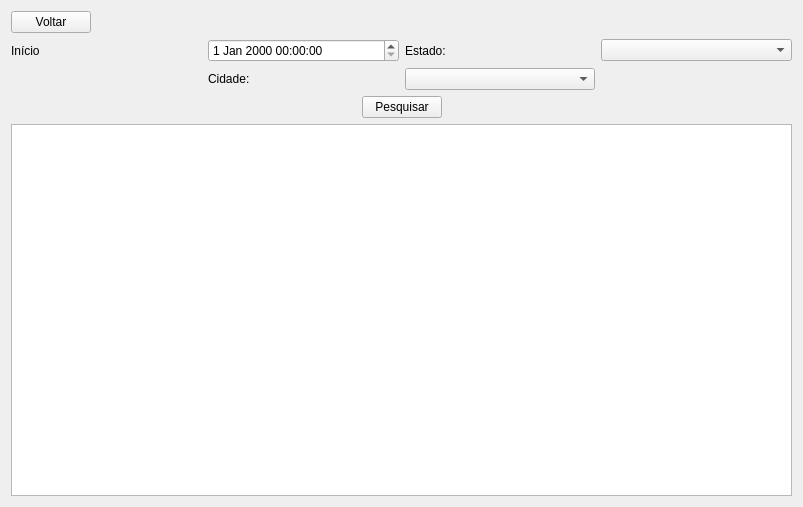
<?xml version="1.0" encoding="UTF-8"?>
<ui version="4.0">
 <class>SearchJogoWindow</class>
 <widget class="QWidget" name="SearchJogoWindow">
  <property name="geometry">
   <rect>
    <x>0</x>
    <y>0</y>
    <width>803</width>
    <height>507</height>
   </rect>
  </property>
  <property name="windowTitle">
   <string>Form</string>
  </property>
  <layout class="QVBoxLayout" name="verticalLayout">
   <item>
    <layout class="QHBoxLayout" name="horizontalLayout">
     <property name="topMargin">
      <number>0</number>
     </property>
     <item>
      <widget class="QPushButton" name="voltarBtn">
       <property name="text">
        <string>Voltar</string>
       </property>
      </widget>
     </item>
     <item>
      <spacer name="horizontalSpacer_3">
       <property name="orientation">
        <enum>Qt::Horizontal</enum>
       </property>
       <property name="sizeHint" stdset="0">
        <size>
         <width>40</width>
         <height>20</height>
        </size>
       </property>
      </spacer>
     </item>
    </layout>
   </item>
   <item>
    <layout class="QGridLayout" name="gridLayout">
     <item row="0" column="3">
      <widget class="QComboBox" name="estadoBox"/>
     </item>
     <item row="0" column="1">
      <widget class="QDateTimeEdit" name="incioDateTime"/>
     </item>
     <item row="0" column="0">
      <widget class="QLabel" name="label">
       <property name="text">
        <string>Início</string>
       </property>
      </widget>
     </item>
     <item row="0" column="2">
      <widget class="QLabel" name="label_3">
       <property name="text">
        <string>Estado:</string>
       </property>
      </widget>
     </item>
     <item row="1" column="2">
      <widget class="QComboBox" name="cidadeBox"/>
     </item>
     <item row="1" column="1">
      <widget class="QLabel" name="label_4">
       <property name="text">
        <string>Cidade:</string>
       </property>
      </widget>
     </item>
    </layout>
   </item>
   <item>
    <layout class="QHBoxLayout" name="horizontalLayout_4">
     <property name="leftMargin">
      <number>0</number>
     </property>
     <property name="topMargin">
      <number>0</number>
     </property>
     <item>
      <spacer name="horizontalSpacer">
       <property name="orientation">
        <enum>Qt::Horizontal</enum>
       </property>
       <property name="sizeHint" stdset="0">
        <size>
         <width>40</width>
         <height>20</height>
        </size>
       </property>
      </spacer>
     </item>
     <item>
      <widget class="QPushButton" name="pesquisarBtn">
       <property name="text">
        <string>Pesquisar</string>
       </property>
      </widget>
     </item>
     <item>
      <spacer name="horizontalSpacer_2">
       <property name="orientation">
        <enum>Qt::Horizontal</enum>
       </property>
       <property name="sizeHint" stdset="0">
        <size>
         <width>40</width>
         <height>20</height>
        </size>
       </property>
      </spacer>
     </item>
    </layout>
   </item>
   <item>
    <widget class="QTableView" name="resultadoTable"/>
   </item>
  </layout>
 </widget>
 <resources/>
 <connections/>
</ui>
